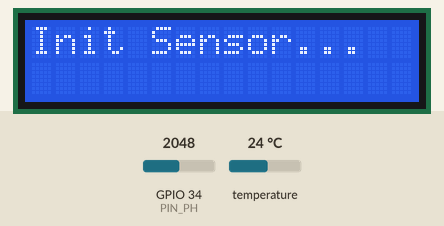
Bench run of a sketch on a simulated ESP32. Parts: 16×2 character LCD. The inputs (shaded band) are chosen by the test bench; at power-on: temperature 24 °C, GPIO 34 (PIN_PH) = 2048. What the sketch prints to the serial monitor is not drawn.

Above: at 1.2 s.
1.3 s: temperature set to 12 °C
At 11.4 s:
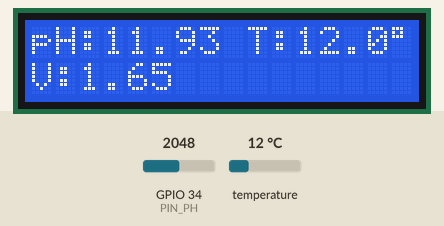
12.2 s: GPIO 34 (PIN_PH) set to 2866
At 21.4 s:
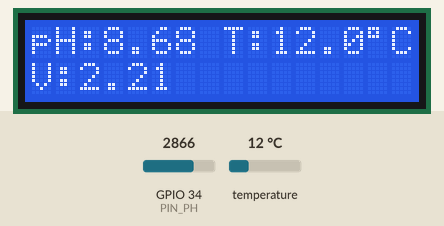
22.2 s: temperature set to 19 °C
At 31.4 s:
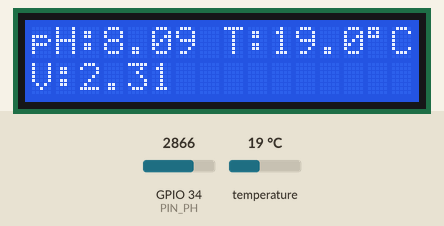
32.2 s: GPIO 34 (PIN_PH) set to 3603
At 41.4 s:
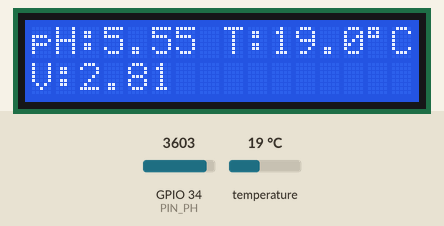
42.2 s: temperature set to 28 °C
At 51.4 s:
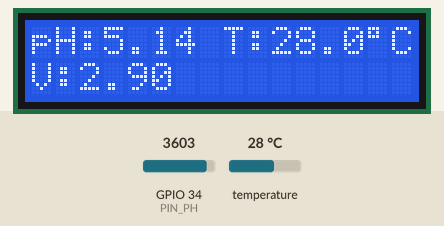
52.2 s: GPIO 34 (PIN_PH) set to 4095
At 61.5 s:
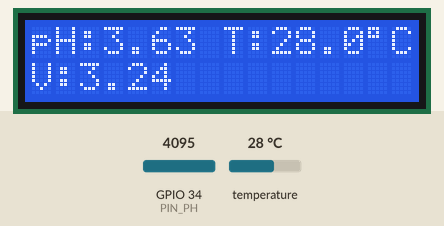
Timing chart, 0 to 63.0 s (numbered marks = the images above; inputs shaded):
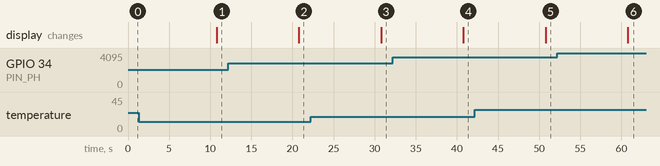

The sketch:

kalibrasi-barto.ino
```cpp
#include <Wire.h>
#include <LiquidCrystal_I2C.h>
#include <OneWire.h>
#include <DallasTemperature.h>

LiquidCrystal_I2C lcd(0x27, 16, 2);

#define PIN_PH 34
#define PIN_TEMP 4

OneWire oneWire(PIN_TEMP);
DallasTemperature sensors(&oneWire);

// ----- Variabel averaging -----
unsigned long lastSample = 0;
unsigned long lastUpdate = 0;

float sumVoltage = 0;
int sampleCount = 0;

float avgVoltage = 0;
float ph = 0;
float temp = 0;

// ----- Median Filter -----
float readPHVoltage() {
  int buf[10];

  for (int i = 0; i < 10; i++) {
    buf[i] = analogRead(PIN_PH);
    delay(5);
  }

  // sort
  for (int i = 0; i < 9; i++) {
    for (int j = i + 1; j < 10; j++) {
      if (buf[i] > buf[j]) {
        int t = buf[i];
        buf[i] = buf[j];
        buf[j] = t;
      }
    }
  }

  // ambil tengah (median average)
  float adc = 0;
  for (int i = 2; i < 8; i++) {
    adc += buf[i];
  }

  adc /= 6.0;

  return adc * (3.3 / 4095.0);
}

void setup() {
  Serial.begin(115200);

  Wire.begin(21, 22);

  lcd.init();
  lcd.backlight();
  lcd.clear();

  sensors.begin();

  lcd.setCursor(0,0);
  lcd.print("Init Sensor...");
}

void loop() {

  // ===== Sampling tiap 100ms =====
  if (millis() - lastSample >= 100) {
    lastSample = millis();

    float v = readPHVoltage();

    sumVoltage += v;
    sampleCount++;
  }

  // ===== Update tiap 10 detik =====
  if (millis() - lastUpdate >= 10000) {
    lastUpdate = millis();

    sensors.requestTemperatures();
    temp = sensors.getTempCByIndex(0);

    avgVoltage = sumVoltage / sampleCount;

    // ===== KALIBRASI PH BARU =====
    // Menggunakan metode Interpolasi Linear 2 Titik
    // (Berdasarkan data V: 4.01=3.156V, 6.86=2.521V, 9.18=2.123V)

    float v4 = 3.156;
    float v7 = 2.521;
    float v9 = 2.123;

    if (avgVoltage > v7) {
      // Rentang Asam (pH 4.01 sampai 6.86)
      ph = 6.86 - ((avgVoltage - v7) * (6.86 - 4.01) / (v4 - v7));
    } else {
      // Rentang Basa (pH 6.86 sampai 9.18)
      // Tanda minus diganti menjadi plus (+) di bawah ini
      ph = 6.86 + ((v7 - avgVoltage) * (9.18 - 6.86) / (v7 - v9));
    }

    /*
    // Jika ingin tetap memakai rumus kuadrat (polinomial),
    // hapus komentar di bawah ini dan beri komentar pada blok if/else di atas:
    // ph = (1.298 * avgVoltage * avgVoltage) - (11.858 * avgVoltage) + 28.503;
    */

    // Serial
    Serial.print("AVG V: ");
    Serial.print(avgVoltage, 3);
    Serial.print(" Temp: ");
    Serial.print(temp, 1);
    Serial.print(" pH: ");
    Serial.println(ph, 2);

    // LCD
    lcd.clear();

    lcd.setCursor(0,0);
    lcd.print("pH:");
    lcd.print(ph,2);
    lcd.print(" T:");
    lcd.print(temp,1);
    lcd.print((char)223);
    lcd.print("C");

    lcd.setCursor(0,1);
    lcd.print("V:");
    lcd.print(avgVoltage,2);

    // reset averaging
    sumVoltage = 0;
    sampleCount = 0;
  }
}
```

Measured:
- after the input at 1.3 s, the display: changes after 9.5 s (image 1)
- after the input at 12.2 s, the display: changes after 8.6 s (image 2)
- after the input at 22.2 s, the display: changes after 8.6 s (image 3)
- after the input at 32.2 s, the display: changes after 8.6 s (image 4)
- after the input at 42.2 s, the display: changes after 8.6 s (image 5)
- after the input at 52.2 s, the display: changes after 8.6 s (image 6)
